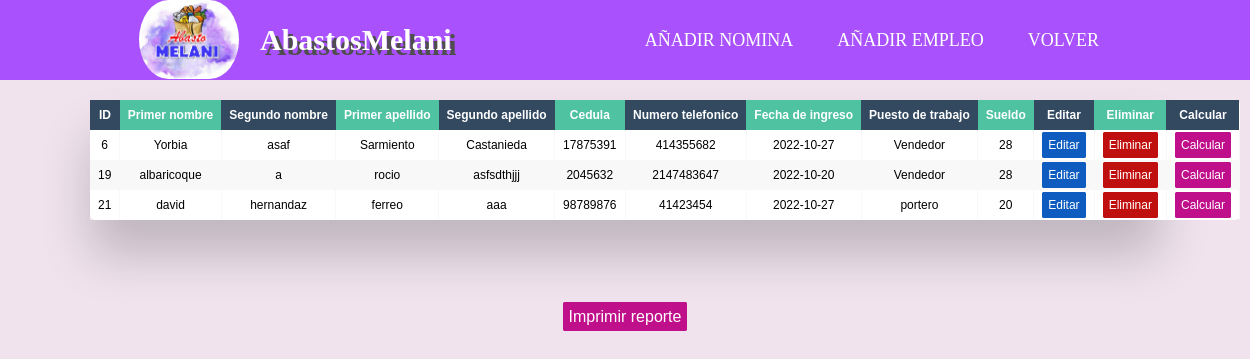
/nomina.php, run on the app's committed database.
### tables this page shows
CREATE TABLE `nomina` (
  `ID_nom` int(11) NOT NULL AUTO_INCREMENT,
  `name_nom` varchar(20) NOT NULL,
  `nameii_nom` varchar(20) NOT NULL,
  `ape_nom` varchar(20) NOT NULL,
  `apeii_nom` varchar(20) NOT NULL,
  `ci_nom` int(11) NOT NULL,
  `num_nom` int(11) NOT NULL,
  `ingre_nom` date NOT NULL,
  `ID_pues` int(11) NOT NULL,
  PRIMARY KEY (`ID_nom`),
  KEY `puesto` (`ID_pues`),
  CONSTRAINT `puesto` FOREIGN KEY (`ID_pues`) REFERENCES `puesto_trabajo` (`ID_pues`)
);

CREATE TABLE `puesto_trabajo` (
  `ID_pues` int(11) NOT NULL AUTO_INCREMENT,
  `name_pues` varchar(20) NOT NULL,
  `suel_pues` int(11) NOT NULL,
  PRIMARY KEY (`ID_pues`)
);

### clases/nomina.php (called while the page is built, shortened)
<?php
class Nomina{
    private $con;
    public function __construct()
    {
        $this->con = mysqli_connect('localhost','root','','abastos_melani');
    }
    public function view(){
        $sql = "SELECT * FROM nomina INNER JOIN puesto_trabajo ON nomina.ID_pues = puesto_trabajo.ID_pues";
        $datos = mysqli_query($this->con,$sql);
        include('view/nomina_view.php');
    }
}

### nomina.php (called while the page is built)
<?php include ('clases/nomina.php');
$resulta = new Nomina();
$resulta -> view();?>
<?php include('shared/footer.php');?>

### view/nomina_view.php (the view, shortened to what this page needs)
<!DOCTYPE html>
<html lang="es">
<head>
    <link rel="stylesheet" href="css/estilos_menu.css">
    <link rel="stylesheet" href="css/estilo_tablas.css">
    <link rel="stylesheet" href="css/botone.css">
    <link rel="stylesheet" href="css/icon.css">
</head>
<body>
<header class="content_header">
        <nav class="content_nav">
            <a href=""><img src="img/logo.png" alt="logo" class="nav_logo"></a>
            <div href="" class="nav_titulo">AbastosMelani</div>
            <ul class="nav_menu">
                <li class="nav_menu_item">
                    <a href="add_nom.php" class="nav_menu_link nav_link">Añadir nomina</a>
                </li>
                <li class="nav_menu_item">
                    <a href="puesto.php" class="nav_menu_link nav_link">Añadir empleo</a>
                </li>
                <li class="nav_menu_item">
                    <a href="index_admin.php" class="nav_menu_link nav_link">volver</a>
                </li>
            </ul>
        </nav>
    </header>
<div class="table-wrapper">
        <table class="fl-table">
            <thead>
                <tr>
                    <th>ID</th>
                    <th>Primer nombre</th>
                    <th>Segundo nombre</th>
                    <th>Primer apellido</th>
                    <th>Segundo apellido</th>
                    <th>Cedula</th>
                    <th>Numero telefonico</th>
                    <th>Fecha de ingreso</th>
                    <th>Puesto de trabajo</th>
                    <th>Sueldo</th>
                    <th>Editar</th>
                    <th>Eliminar</th>
                    <th>Calcular</th>
                </tr>
            </thead>
    <tbody>
        <?php
            if(mysqli_num_rows($datos) > 0)
            {
                while($row = mysqli_fetch_array($datos))
                {
        ?>
            <tr>
                <td><?php  echo $row['ID_nom']?></td>
                <td><?php  echo $row['name_nom']?></td>
                <td><?php  echo $row['nameii_nom']?></td>
                <td><?php  echo $row['ape_nom']?></td>
                <td><?php  echo $row['apeii_nom']?></td>
                <td><?php  echo $row['ci_nom']?></td>
                <td><?php  echo $row['num_nom']?></td>
                <td><?php  echo $row['ingre_nom']?></td>
                <td><?php  echo $row['name_pues']?></td>
                <td><?php  echo $row['suel_pues']?></td>
                <td><a class="edit" href="updatenom.php?id=<?php echo $row['ID_nom'] ?>" >Editar</a></td>
                <td><a class="delete" href="delete_nom.php?id=<?php echo $row['ID_nom'] ?>" >Eliminar</a></td>
                <td><a class="ass" href="controlador/calcu.php?id=<?php echo $row['ID_nom'] ?>" >Calcular</a></td>
            </tr>
            <?php
                }
            }
            ?>
    </tbody>
</table>
</div>
<br>
<center><a class="ass" href="pdfnom.php">Imprimir reporte</a></center>
<br>

### css/estilos_menu.css (style rules this page uses)
* { margin: 0; box-sizing: border-box; }
body { padding: 90px 20px 0; }
.content_header { font-family: cursive; background: #a951fc; height: 80px; position: fixed; width: 100%; top: 0; left: 0; }
.content_nav { display: flex; justify-content: space-between; max-width: 992px; margin: 0 auto; }
.nav_logo { position: absolute; padding: 0 10px ; display: inline-block; width: 120px; border-radius: 100px; }
.nav_titulo { font-size: 30px; font-weight: bold; padding: 0 40px; line-height: 80px; color: #ffffff; text-shadow: 5px 5px 0 #4e4e4e; }
.nav_link { color: #ffffff; text-decoration: none; }
.nav_menu { display: flex; list-style: none; }
.nav_menu_item { font-size: 18px; margin: 0 10px; line-height: 80px; text-transform: uppercase; width: max-content; }
.nav_menu_link { padding: 8px 12px; border-radius: 3px; }

### css/estilo_tablas.css (style rules this page uses)
* { box-sizing: border-box; -webkit-box-sizing: border-box; -moz-box-sizing: border-box; }
body { font-family: Helvetica; -webkit-font-smoothing: antialiased; background: rgb(240, 227, 238); }
.table-wrapper { margin: 10px 70px 70px; box-shadow: 0px 35px 50px rgba( 0, 0, 0, 0.2 ); }
.fl-table { border-radius: 5px; font-size: 12px; font-weight: normal; border: none; border-collapse: collapse; width: 100%; max-width: 100%; white-space: nowrap; background-color: white; }
.fl-table td, .fl-table th { text-align: center; padding: 8px; }
.fl-table td { border-right: 1px solid #f8f8f8; font-size: 12px; }
.fl-table thead th { color: #ffffff; background: #4FC3A1; }
.fl-table thead th:nth-child(odd) { color: #ffffff; background: #324960; }
.fl-table tr:nth-child(even) { background: #F8F8F8; }

### css/botone.css (style rules this page uses)
.delete { text-decoration: none; border: 1px solid rgb(192, 15, 15); background-color: rgb(192, 15, 15); color: white; padding: 5px; border-radius: 2px; }
.edit { text-decoration: none; border: 1px solid rgb(15, 92, 192); background-color: rgb(15, 92, 192); color: white; padding: 5px; border-radius: 2px; }
.ass { text-decoration: none; border: 1px solid rgb(192, 15, 139); background-color: rgb(192, 15, 139); color: white; padding: 5px; border-radius: 2px; }

### data on the page
nomina: ID_nom "6", name_nom "Yorbia", nameii_nom "asaf", ape_nom "Sarmiento", apeii_nom "Castanieda", ci_nom "17875391", num_nom "414355682", ingre_nom "2022-10-27", ID_pues.name_pues "Vendedor", ID_pues.suel_pues "28"
nomina: ID_nom "19", name_nom "albaricoque", nameii_nom "a", ape_nom "rocio", apeii_nom "asfsdthjjj", ci_nom "2045632", num_nom "2147483647", ingre_nom "2022-10-20", ID_pues.name_pues "Vendedor", ID_pues.suel_pues "28"
nomina: ID_nom "21", name_nom "david", nameii_nom "hernandaz", ape_nom "ferreo", apeii_nom "aaa", ci_nom "98789876", num_nom "41423454", ingre_nom "2022-10-27", ID_pues.name_pues "portero", ID_pues.suel_pues "20"
